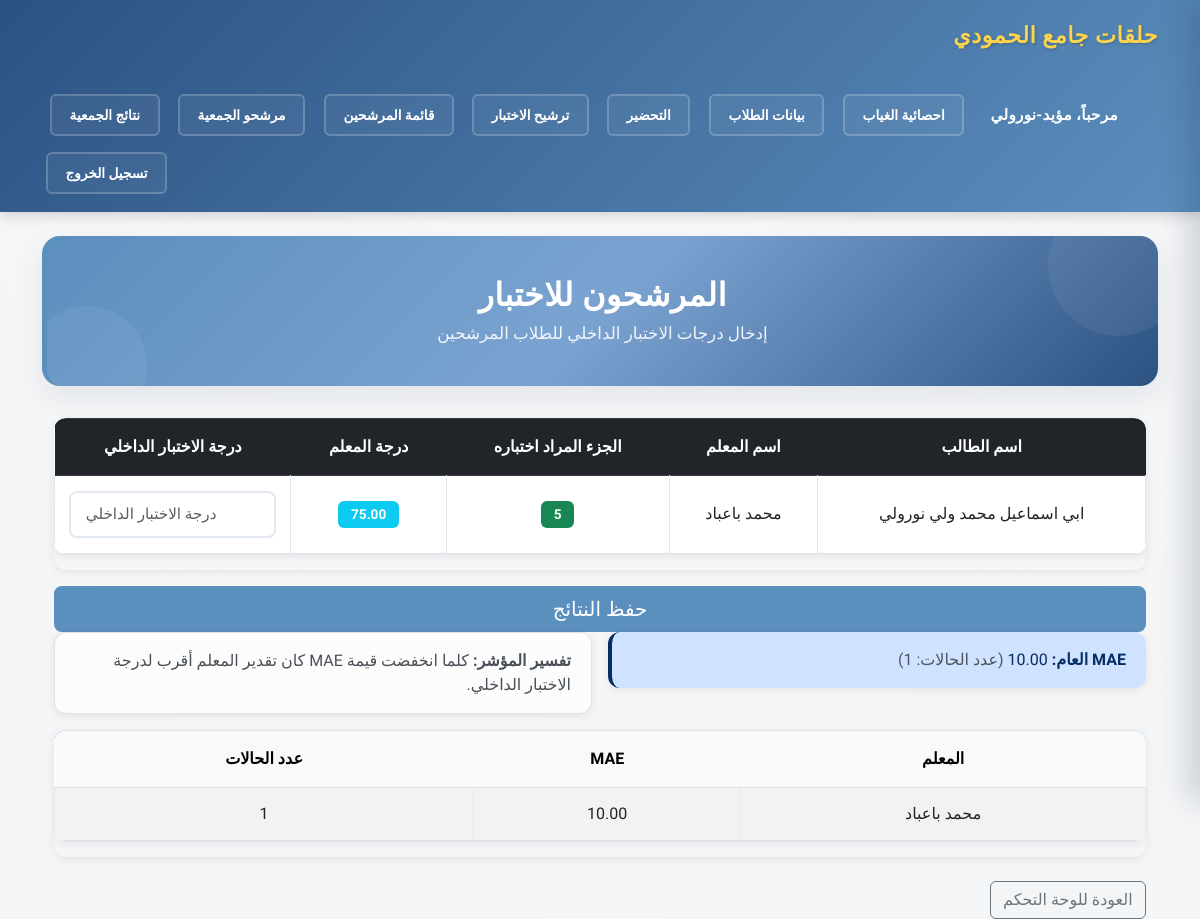
The page /nominated-students/ (signed in) on the database its author committed.
### quran_center/models.py (models this page shows, shortened)
class ExamNomination(models.Model):
    student = models.ForeignKey(Student, on_delete=models.CASCADE, verbose_name="الطالب")
    teacher = models.ForeignKey(User, on_delete=models.CASCADE, verbose_name="المعلم المرشح")
    last_tested_part = models.CharField(
        max_length=50,
        choices=LAST_TESTED_PART_CHOICES,
        verbose_name="آخر جزء تم اختباره"
    )
    teacher_grade = models.DecimalField(max_digits=5, decimal_places=2, verbose_name="درجة المعلم", null=True, blank=True)
    internal_grade = models.DecimalField(max_digits=5, decimal_places=2, verbose_name="درجة الاختبار الداخلي", null=True, blank=True)
    association_grade = models.DecimalField(max_digits=5, decimal_places=2, verbose_name="درجة اختبار الجمعية", null=True, blank=True)
    nomination_date = models.DateField(auto_now_add=True, verbose_name="تاريخ الترشيح")
    internal_passed = models.BooleanField(default=False, verbose_name="اجتاز الداخلي")
    association_tested = models.BooleanField(default=False, verbose_name="تم اختبار الجمعية")
    class Meta:
        verbose_name = "ترشيح اختبار"
        verbose_name_plural = "ترشيحات الاختبارات"
        ordering = ['-nomination_date']
    def get_next_part(self):
        part_sequence = ['0', '1', '2', '3', '5', '8', '10', '13', '15', '20', '25', '30']
        try:
            current_index = part_sequence.index(self.last_tested_part)
            if current_index < len(part_sequence) - 1:
                return part_sequence[current_index + 1]
            return '30'  # القرآن كاملاً
        except ValueError:
            return '1'

class Student(models.Model):
    GRADE_CHOICES = [
        ('1_pri', 'أول ابتدائي'), ('2_pri', 'ثاني ابتدائي'), ('3_pri', 'ثالث ابتدائي'),
        ('4_pri', 'رابع ابتدائي'), ('5_pri', 'خامس ابتدائي'), ('6_pri', 'سادس ابتدائي'),
        ('1_med', 'أول متوسط'), ('2_med', 'ثاني متوسط'), ('3_med', 'ثالث متوسط'),
        ('1_sec', 'أول ثانوي'), ('2_sec', 'ثاني ثانوي'), ('3_sec', 'ثالث ثانوي'),
        ('uni', 'جامعي'),
    ]
    STATUS_CHOICES = [('منتظر', 'منتظر'), ('منتظم', 'منتظم')]
    full_name = models.CharField(max_length=200, verbose_name="الاسم الثلاثي", blank=True, default="")
    student_unique_id = models.PositiveIntegerField(unique=True, blank=True, null=True, editable=False, verbose_name="المعرف الفريد")
    student_phone = models.CharField(max_length=15, blank=True, null=True, verbose_name="جوال الطالب")
    parent_phone = models.CharField(max_length=15, verbose_name="جوال ولي الأمر", blank=True, default="")
    identity_number = models.CharField(max_length=100, verbose_name="رقم هوية الطالب", blank=True, null=True)
    jamiaa_id = models.CharField(max_length=100, verbose_name="رقم الجمعية", blank=True, null=True)
    parent_identity = models.CharField(max_length=50, verbose_name="رقم هوية ولي الأمر", blank=True, null=True)
    grade = models.CharField(max_length=20, choices=GRADE_CHOICES, verbose_name="الصف الدراسي", blank=True, default="")
    birth_date = models.CharField(max_length=50, verbose_name="تاريخ الميلاد", blank=True, null=True)
    last_tested_part = models.CharField(
        max_length=50,
        choices=LAST_TESTED_PART_CHOICES,
        default='0',
        verbose_name="آخر جزء تم اختباره"
    )
    previous_center = models.CharField(max_length=100, blank=True, null=True, verbose_name="التحفيظ السابق ( ان وُجد )")
    neighborhood = models.CharField(max_length=100, verbose_name="الحي", blank=True, null=True)
    teacher = models.ForeignKey(User, on_delete=models.SET_NULL, null=True, blank=True, verbose_name="المعلم المسؤول")
    status = models.CharField(max_length=20, default='منتظر', choices=STATUS_CHOICES)
    educational_stage = models.CharField(max_length=50, blank=True)
    absence_reset_at = models.DateField(blank=True, null=True, verbose_name="تاريخ تصفير الغياب المؤقت")
    created_at = models.DateTimeField(auto_now_add=True)

### quran_center/views.py (the view, shortened to what this page needs)
# urls.py: path('nominated-students/', views.nominated_students, name='nominated_students'),
@login_required
def nominated_students(request):
    if not user_has_role(request.user, 'examiner'):
        return redirect('home')
    nominations = ExamNomination.objects.filter(internal_passed=False).select_related('student', 'teacher').order_by('student__full_name', '-id')
    nominations_with_next = []
    for nomination in nominations:
        nominations_with_next.append({
            'nomination': nomination,
            'next_part': nomination.get_next_part()
        })
    abs_errors = []
    teacher_errors = {}
    for nomination in nominations:
        if nomination.teacher_grade is None or nomination.internal_grade is None:
            continue
        abs_error = abs(float(nomination.teacher_grade) - float(nomination.internal_grade))
        abs_errors.append(abs_error)
        teacher_name = nomination.teacher.get_full_name() or nomination.teacher.username
        teacher_errors.setdefault(teacher_name, []).append(abs_error)
    overall_mae = (sum(abs_errors) / len(abs_errors)) if abs_errors else None
    teacher_mae = []
    for teacher_name, errors in teacher_errors.items():
        teacher_mae.append({
            'teacher_name': teacher_name,
            'mae': sum(errors) / len(errors),
            'count': len(errors),
        })
    teacher_mae.sort(key=lambda item: item['mae'])
    return render(request, 'nominated_students.html', {
        'nominations': nominations_with_next,
        'overall_mae': overall_mae,
        'mae_count': len(abs_errors),
        'teacher_mae': teacher_mae,
    })

### quran_center/templatetags/role_tags.py (called while the page is built)
@register.filter
def has_role(user, role_code):
    if not user or not user.is_authenticated:
        return False
    if user.is_superuser:
        return True
    return UserRole.objects.filter(user=user, role__code=role_code).exists()

### quran_center/views.py (called while the page is built)
def user_has_role(user, role_code):
    if not user.is_authenticated:
        return False
    if user.is_superuser:
        return True
    return UserRole.objects.filter(user=user, role__code=role_code).exists()

### quran_center/templates/nominated_students.html (shortened to what this page needs)
{% extends "base.html" %}
{% block content %}
<div class="page-hero">
    <div class="page-hero-inner">
        <h1 class="page-hero-title">المرشحون للاختبار</h1>
        <p class="page-hero-subtitle">إدخال درجات الاختبار الداخلي للطلاب المرشحين</p>
    </div>
</div>
<div class="container" dir="rtl">
    {% if nominations %}
    <form method="post">
        <div class="table-responsive">
            <table class="table table-bordered table-hover">
                <thead class="table-dark">
                    <tr>
                        <th>اسم الطالب</th>
                        <th>اسم المعلم</th>
                        <th>الجزء المراد اختباره</th>
                        <th>درجة المعلم</th>
                        <th>درجة الاختبار الداخلي</th>
                    </tr>
                </thead>
                <tbody>
                    {% for item in nominations %}
                    <tr>
                        <td>{{ item.nomination.student.full_name }}</td>
                        <td>{{ item.nomination.teacher.get_full_name|default:item.nomination.teacher.username }}</td>
                        <td><span class="badge bg-success">{{ item.next_part }}</span></td>
                        <td><span class="badge bg-info">{{ item.nomination.teacher_grade|floatformat:2 }}</span></td>
                        <td>
                            <input type="number"
                                   name="internal_grade_{{ item.nomination.id }}"
                                   class="form-control"
                                placeholder="درجة الاختبار الداخلي"
                                   min="0"
                                   max="100"
                                   step="0.5">
                        </td>
                    </tr>
                    {% endfor %}
                </tbody>
            </table>
        </div>
        <button type="submit" class="btn btn-success btn-lg w-100 mt-3">
            حفظ النتائج
        </button>
    </form>
    {% else %}
    <div class="alert alert-info">
        لا يوجد مرشحون للاختبار حالياً.
    </div>
    {% endif %}
        <div class="row g-3 mb-3">
        <div class="col-md-6">
            <div class="alert alert-primary mb-0">
                <strong>MAE العام:</strong>
                {% if overall_mae is not None %}
                    <span class="text-muted">(عدد الحالات: {{ mae_count }})</span>
                {% else %}
                    لا توجد بيانات كافية للحساب بعد.
                {% endif %}
            </div>
        </div>
        <div class="col-md-6">
            <div class="alert alert-light border mb-0">
                <strong>تفسير المؤشر:</strong>
                كلما انخفضت قيمة MAE كان تقدير المعلم أقرب لدرجة الاختبار الداخلي.
            </div>
        </div>
    </div>
    {% if teacher_mae %}
    <div class="table-responsive mb-4">
        <table class="table table-sm table-striped table-bordered">
            <thead class="table-light">
                <tr>
                    <th>المعلم</th>
                    <th>MAE</th>
                    <th>عدد الحالات</th>
                </tr>
            </thead>
            <tbody>
                {% for item in teacher_mae %}
                <tr>
                    <td>{{ item.teacher_name }}</td>
                    <td>{{ item.mae|floatformat:2 }}</td>
                    <td>{{ item.count }}</td>
                </tr>
                {% endfor %}
            </tbody>
        </table>
    </div>
    {% endif %}
    <div class="mt-3">
        <a href="{% url 'teacher_dashboard' %}" class="btn btn-outline-secondary">العودة للوحة التحكم</a>
    </div>
</div>
{% endblock %}

### quran_center/templates/base.html (shortened to what this page needs)
<!DOCTYPE html>
<html lang="ar" dir="rtl">
<head>
    {% load static %}
    <link rel="stylesheet" href="https://cdn.jsdelivr.net/npm/bootstrap@5.3.0/dist/css/bootstrap.rtl.min.css" id="bootstrapCdnPrimary">
    <link rel="stylesheet" href="{% static 'css/style.css' %}">
</head>
<body class="bg-light">
{% load role_tags %}
<nav class="navbar navbar-dark bg-dark mb-4">
    <div class="container">
        <span class="navbar-brand">حلقات جامع الحمودي</span>
        <div>
            {% if user.is_authenticated %}
                <span class="text-white me-3">مرحباً، {{ user.username }}</span>
                {% if not user.is_superuser and not user|has_role:"manager" %}
                <a href="{% url 'teacher_dashboard' %}" class="btn btn-outline-info btn-sm me-2">احصائية الغياب</a>
                <a href="{% url 'teacher_students_data' %}" class="btn btn-outline-info btn-sm me-2">بيانات الطلاب</a>
                <a href="{% url 'take_attendance' %}" class="btn btn-outline-light btn-sm me-2">التحضير</a>
                <a href="{% url 'nominate_exam' %}" class="btn btn-outline-primary btn-sm me-2">ترشيح الاختبار</a>
                {% endif %}
                {% if user|has_role:"examiner" %}
                <a href="{% url 'nominated_students' %}" class="btn btn-outline-secondary btn-sm me-2">قائمة المرشحين</a>
                <a href="{% url 'association_candidates' %}" class="btn btn-outline-secondary btn-sm me-2">مرشحو الجمعية</a>
                <a href="{% url 'association_results' %}" class="btn btn-outline-secondary btn-sm me-2">نتائج الجمعية</a>
                {% endif %}
                <form method="post" action="{% url 'logout' %}" style="display: inline;">
                    <button type="submit" class="btn btn-outline-danger btn-sm">تسجيل الخروج</button>
                </form>
            {% endif %}
        </div>
    </div>
</nav>
<div class="container">
    {% block content %}
    {% endblock %}
</div>
</body>
</html>

### quran_center/static/css/style.css (style rules this page uses)
:root { --primary-blue: #5B8FBE; --secondary-blue: #7BA3D1; --dark-blue: #2C5282; --light-blue: rgba(91, 143, 190, 0.1); --accent-brown: #5B8FBE; --page-bg: #f3f5f7; --card-border: #e6ebef; --text-dark: #1e293b; --shadow-sm: 0 2px 8px rgba(0,0,0,0.08); --shadow-md: 0 12px 30px rgba(15,23,42,0.08); --shadow-lg: 0 20px 40px rgba(91,143,190,0.15); --radius: 12px; --transition: all 0.3s ease; }
body { font-family: 'Tajawal', 'El Messiri', sans-serif; background: radial-gradient(80% 120% at 50% -20%, #ffffff 0%, #f6f7f9 45%, var(--page-bg) 100%); min-height: 100vh; background-attachment: fixed; }
.container { animation: fadeIn 0.4s ease-in; }
.navbar { background: linear-gradient(135deg, var(--dark-blue) 0%, var(--primary-blue) 100%) !important; box-shadow: 0 4px 12px rgba(0,0,0,0.15); padding: 0.85rem 0; }
.navbar .container { display: flex; align-items: center; justify-content: space-between; gap: 2rem; }
.navbar-brand { font-size: 1.4rem; font-weight: 700; color: #fcd34d !important; text-shadow: 1px 1px 3px rgba(0,0,0,0.2); letter-spacing: 0.5px; }
.navbar .btn { margin: 0.3rem 0.25rem; transition: var(--transition); font-weight: 600; font-size: 0.85rem; padding: 0.55rem 1.1rem; border-radius: 6px; border: 2px solid transparent; }
.navbar .btn-outline-light, .navbar .btn-outline-warning, .navbar .btn-outline-success, .navbar .btn-outline-info, .navbar .btn-outline-primary, .navbar .btn-outline-secondary, .navbar .btn-outline-danger { background: rgba(255, 255, 255, 0.05); border-color: rgba(255, 255, 255, 0.2); color: #ffffff; }
.navbar .text-white { font-weight: 600; font-size: 0.95rem; letter-spacing: 0.3px; }
.navbar > .container > div { display: flex; align-items: center; flex-wrap: wrap; gap: 0.4rem; justify-content: flex-end; }
.navbar form { display: inline; margin: 0; padding: 0; }
.navbar form button { margin: 0.3rem 0.25rem; transition: var(--transition); font-weight: 600; font-size: 0.85rem; padding: 0.55rem 1.1rem; border-radius: 6px; border: 2px solid #dc2626; background: rgba(220, 38, 38, 0.08); color: #fca5a5; }
.form-control, .form-select { border: 2px solid #e2e8f0; border-radius: 8px; padding: 0.65rem 0.9rem; transition: var(--transition); font-size: 0.95rem; }
.btn-success { background-color: var(--primary-blue); border: none; border-radius: 8px; font-weight: 500; transition: var(--transition); }
.table { background: white; border-radius: var(--radius); overflow: hidden; box-shadow: var(--shadow-sm); }
.table thead { background: linear-gradient(135deg, var(--dark-blue) 0%, var(--primary-blue) 100%); color: white; }
.table thead th { border: none; padding: 1rem; font-weight: 600; text-align: center; }
.table tbody td { padding: 0.9rem; vertical-align: middle; text-align: center; border-color: #e2e8f0; }
.table tbody tr { transition: background-color 0.2s ease; }
.table-responsive { border-radius: var(--radius); box-shadow: var(--shadow-sm); }
.badge { padding: 0.4rem 0.8rem; border-radius: 6px; font-weight: 600; font-size: 0.85rem; }
.alert { border: none; border-radius: var(--radius); padding: 1rem 1.25rem; box-shadow: var(--shadow-sm); border-left: 4px solid; }
.page-hero { background: linear-gradient(135deg, var(--primary-blue) 0%, var(--secondary-blue) 50%, var(--dark-blue) 100%); border-radius: 18px; padding: 2.5rem 2rem; color: white; text-align: center; position: relative; overflow: hidden; margin: 1rem 0 2rem; box-shadow: var(--shadow-md); border-left: 5px solid var(--accent-brown); }
.page-hero::before, .page-hero::after { content: ''; position: absolute; border-radius: 50%; background: rgba(255, 255, 255, 0.06); }
.page-hero::before { top: -40px; right: -30px; width: 140px; height: 140px; }
.page-hero::after { bottom: -40px; left: -20px; width: 120px; height: 120px; }
.page-hero-inner { position: relative; z-index: 1; max-width: 820px; margin: 0 auto; }
.page-hero-title { font-size: 2rem; font-weight: 700; margin: 0 0 0.4rem 0; letter-spacing: 0.3px; }
.page-hero-subtitle { font-size: 1.05rem; margin: 0; opacity: 0.9; }
.card, .btn, .feature-card, .navbar .btn { will-change: transform; transform: translateZ(0); backface-visibility: hidden; }

### rows shown on the page
ExamNomination: nomination.student.full_name "ابي اسماعيل محمد ولي نورولي", nomination.teacher.get_full_name "محمد باعباد", next_part "5", nomination.teacher_grade "75.00"

### other values the page prints
{{ user.username }} "مؤيد-نورولي"
{{ mae_count }} "1"
{{ item.teacher_name }} "محمد باعباد"
{{ item.mae|floatformat:2 }} "10.00"
{{ item.count }} "1"
